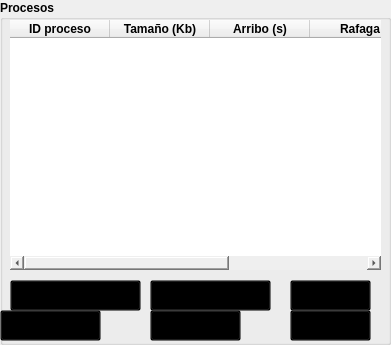
     <widget class="QGroupBox" name="cajaProcesos">
      <property name="enabled">
       <bool>true</bool>
      </property>
      <property name="geometry">
       <rect>
        <x>570</x>
        <y>160</y>
        <width>391</width>
        <height>345</height>
       </rect>
      </property>
      <property name="maximumSize">
       <size>
        <width>500</width>
        <height>345</height>
       </size>
      </property>
      <property name="font">
       <font>
        <pointsize>9</pointsize>
        <weight>75</weight>
        <bold>true</bold>
       </font>
      </property>
      <property name="styleSheet">
       <string notr="true"/>
      </property>
      <property name="title">
       <string>Procesos</string>
      </property>
      <widget class="QTableWidget" name="tab_procesos">
       <property name="geometry">
        <rect>
         <x>10</x>
         <y>20</y>
         <width>371</width>
         <height>250</height>
        </rect>
       </property>
       <property name="maximumSize">
        <size>
         <width>761</width>
         <height>250</height>
        </size>
       </property>
       <property name="font">
        <font>
         <pointsize>9</pointsize>
         <weight>50</weight>
         <bold>false</bold>
        </font>
       </property>
       <property name="styleSheet">
        <string notr="true">border: solid 2px white;</string>
       </property>
       <property name="lineWidth">
        <number>1</number>
       </property>
       <property name="sizeAdjustPolicy">
        <enum>QAbstractScrollArea::AdjustToContents</enum>
       </property>
       <property name="autoScrollMargin">
        <number>16</number>
       </property>
       <property name="alternatingRowColors">
        <bool>true</bool>
       </property>
       <property name="textElideMode">
        <enum>Qt::ElideLeft</enum>
       </property>
       <property name="showGrid">
        <bool>true</bool>
       </property>
       <property name="sortingEnabled">
        <bool>true</bool>
       </property>
       <property name="rowCount">
        <number>0</number>
       </property>
       <property name="columnCount">
        <number>5</number>
       </property>
       <attribute name="horizontalHeaderVisible">
        <bool>true</bool>
       </attribute>
       <attribute name="horizontalHeaderCascadingSectionResizes">
        <bool>false</bool>
       </attribute>
       <attribute name="horizontalHeaderDefaultSectionSize">
        <number>100</number>
       </attribute>
       <attribute name="horizontalHeaderHighlightSections">
        <bool>false</bool>
       </attribute>
       <attribute name="horizontalHeaderMinimumSectionSize">
        <number>40</number>
       </attribute>
       <attribute name="horizontalHeaderShowSortIndicator" stdset="0">
        <bool>true</bool>
       </attribute>
       <attribute name="horizontalHeaderStretchLastSection">
        <bool>true</bool>
       </attribute>
       <attribute name="verticalHeaderVisible">
        <bool>false</bool>
       </attribute>
       <attribute name="verticalHeaderCascadingSectionResizes">
        <bool>false</bool>
       </attribute>
       <attribute name="verticalHeaderDefaultSectionSize">
        <number>30</number>
       </attribute>
       <column>
        <property name="text">
         <string>ID proceso</string>
        </property>
        <property name="font">
         <font>
          <weight>75</weight>
          <italic>false</italic>
          <bold>true</bold>
         </font>
        </property>
       </column>
       <column>
        <property name="text">
         <string>Tamaño (Kb)</string>
        </property>
        <property name="font">
         <font>
          <weight>75</weight>
          <bold>true</bold>
         </font>
        </property>
       </column>
       <column>
        <property name="text">
         <string>Arribo (s)</string>
        </property>
        <property name="font">
         <font>
          <weight>75</weight>
          <bold>true</bold>
         </font>
        </property>
       </column>
       <column>
        <property name="text">
         <string>Rafaga</string>
        </property>
        <property name="font">
         <font>
          <weight>75</weight>
          <bold>true</bold>
          <stylestrategy>PreferAntialias</stylestrategy>
         </font>
        </property>
       </column>
       <column>
        <property name="text">
         <string>Prioridad</string>
        </property>
        <property name="font">
         <font>
          <family>MS Shell Dlg 2</family>
          <weight>75</weight>
          <bold>true</bold>
          <stylestrategy>PreferAntialias</stylestrategy>
         </font>
        </property>
       </column>
      </widget>
      <widget class="QPushButton" name="bot_borrar_todo">
       <property name="geometry">
        <rect>
         <x>150</x>
         <y>280</y>
         <width>121</width>
         <height>31</height>
        </rect>
       </property>
       <property name="font">
        <font>
         <pointsize>9</pointsize>
         <weight>75</weight>
         <bold>true</bold>
        </font>
       </property>
       <property name="toolTip">
        <string>Elimina todos los procesos de la tabla</string>
       </property>
       <property name="styleSheet">
        <string notr="true">background:transparent;</string>
       </property>
       <property name="text">
        <string>Borrar tabla</string>
       </property>
       <property name="icon">
        <iconset>
         <normaloff>iconos/img_boton_borrar_todo.png</normaloff>iconos/img_boton_borrar_todo.png</iconset>
       </property>
       <property name="iconSize">
        <size>
         <width>30</width>
         <height>30</height>
        </size>
       </property>
      </widget>
      <widget class="QPushButton" name="bot_planificar">
       <property name="geometry">
        <rect>
         <x>290</x>
         <y>310</y>
         <width>81</width>
         <height>31</height>
        </rect>
       </property>
       <property name="font">
        <font>
         <pointsize>9</pointsize>
         <weight>75</weight>
         <bold>true</bold>
        </font>
       </property>
       <property name="toolTip">
        <string>Comenzar planificacion</string>
       </property>
       <property name="styleSheet">
        <string notr="true">background:transparent;</string>
       </property>
       <property name="text">
        <string> Iniciar</string>
       </property>
       <property name="icon">
        <iconset>
         <normaloff>iconos/img_boton_inicar.png</normaloff>iconos/img_boton_inicar.png</iconset>
       </property>
       <property name="iconSize">
        <size>
         <width>30</width>
         <height>30</height>
        </size>
       </property>
      </widget>
      <widget class="QPushButton" name="bot_borrar">
       <property name="geometry">
        <rect>
         <x>10</x>
         <y>280</y>
         <width>131</width>
         <height>31</height>
        </rect>
       </property>
       <property name="font">
        <font>
         <pointsize>9</pointsize>
         <weight>75</weight>
         <bold>true</bold>
        </font>
       </property>
       <property name="toolTip">
        <string>Borra todos los datos del proceso seleccionado</string>
       </property>
       <property name="styleSheet">
        <string notr="true">background:transparent;</string>
       </property>
       <property name="text">
        <string>Borrar selección</string>
       </property>
       <property name="icon">
        <iconset>
         <normaloff>iconos/img_boton_borrar_seleccion.png</normaloff>iconos/img_boton_borrar_seleccion.png</iconset>
       </property>
       <property name="iconSize">
        <size>
         <width>30</width>
         <height>30</height>
        </size>
       </property>
      </widget>
      <widget class="QPushButton" name="bot_guardar">
       <property name="geometry">
        <rect>
         <x>0</x>
         <y>310</y>
         <width>101</width>
         <height>31</height>
        </rect>
       </property>
       <property name="font">
        <font>
         <pointsize>9</pointsize>
         <weight>75</weight>
         <bold>true</bold>
        </font>
       </property>
       <property name="styleSheet">
        <string notr="true">background:transparent;
</string>
       </property>
       <property name="text">
        <string>Guardar</string>
       </property>
       <property name="icon">
        <iconset>
         <normaloff>iconos/img_guardar.png</normaloff>iconos/img_guardar.png</iconset>
       </property>
       <property name="iconSize">
        <size>
         <width>30</width>
         <height>30</height>
        </size>
       </property>
      </widget>
      <widget class="QPushButton" name="bot_cargar">
       <property name="geometry">
        <rect>
         <x>150</x>
         <y>310</y>
         <width>91</width>
         <height>31</height>
        </rect>
       </property>
       <property name="font">
        <font>
         <pointsize>9</pointsize>
         <weight>75</weight>
         <bold>true</bold>
        </font>
       </property>
       <property name="styleSheet">
        <string notr="true">background:transparent;</string>
       </property>
       <property name="text">
        <string>Cargar</string>
       </property>
       <property name="icon">
        <iconset>
         <normaloff>iconos/img_carga_procesos_tabla.png</normaloff>iconos/img_carga_procesos_tabla.png</iconset>
       </property>
       <property name="iconSize">
        <size>
         <width>30</width>
         <height>30</height>
        </size>
       </property>
      </widget>
      <widget class="QPushButton" name="bot_volver">
       <property name="geometry">
        <rect>
         <x>290</x>
         <y>280</y>
         <width>81</width>
         <height>31</height>
        </rect>
       </property>
       <property name="font">
        <font>
         <pointsize>9</pointsize>
         <weight>75</weight>
         <bold>true</bold>
        </font>
       </property>
       <property name="styleSheet">
        <string notr="true">background:transparent;
</string>
       </property>
       <property name="text">
        <string>Volver</string>
       </property>
       <property name="icon">
        <iconset>
         <normaloff>iconos/img_volve.png</normaloff>iconos/img_volve.png</iconset>
       </property>
       <property name="iconSize">
        <size>
         <width>30</width>
         <height>30</height>
        </size>
       </property>
      </widget>
     </widget>
